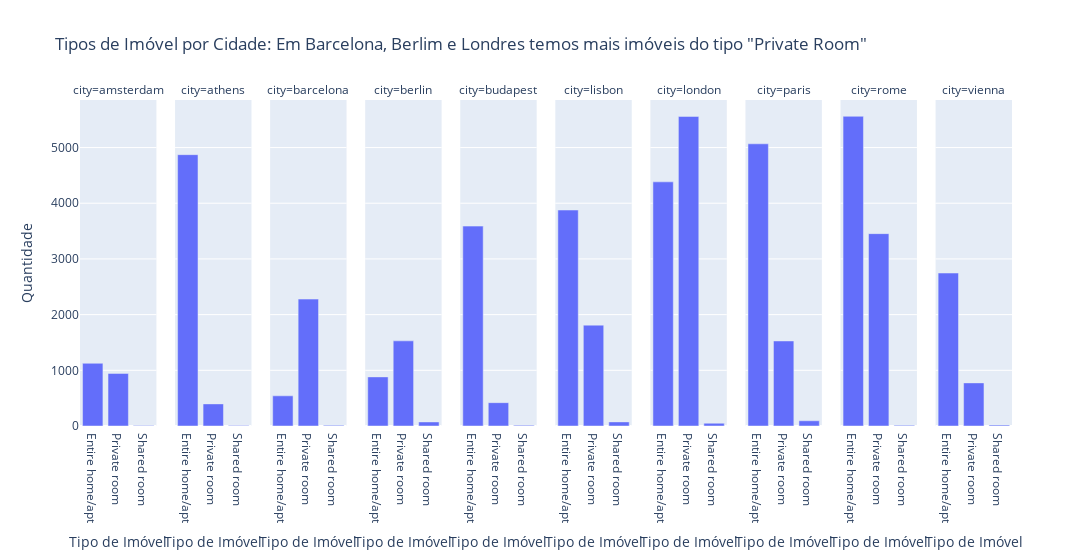

Source (notebook cell):
### Code cell
df3 = df.groupby(['city', 'room_type']).weekdays.count().reset_index()
df3 = df3.rename(columns={'weekdays': 'count'})

px.bar(data_frame=df3, x='room_type', y='count', facet_col='city', title='Tipos de Imóvel por Cidade: Em Barcelona, Berlim e Londres temos mais imóveis do tipo "Private Room"', 
       labels={'room_type': 'Tipo de Imóvel', 'count':'Quantidade', 'percent':'Porcentagem'}, width=1200)

### Figure 1 — Plotly figure (JSON) as saved in the notebook; plotly's stock layout.template omitted (floating-point values rounded to 4 significant figures)
{"data": [{"alignmentgroup": "True", "hovertemplate": "city=amsterdam<br>Tipo de Imóvel=%{x}<br>Quantidade=%{y}<extra></extra>", "legendgroup": "", "marker": {"color": "#636efa", "pattern": {"shape": ""}}, "name": "", "offsetgroup": "", "orientation": "v", "showlegend": false, "textposition": "auto", "type": "bar", "x": ["Entire home/apt", "Private room", "Shared room"], "xaxis": "x", "y": [1126, 944, 10], "yaxis": "y"}, {"alignmentgroup": "True", "hovertemplate": "city=athens<br>Tipo de Imóvel=%{x}<br>Quantidade=%{y}<extra></extra>", "legendgroup": "", "marker": {"color": "#636efa", "pattern": {"shape": ""}}, "name": "", "offsetgroup": "", "orientation": "v", "showlegend": false, "textposition": "auto", "type": "bar", "x": ["Entire home/apt", "Private room", "Shared room"], "xaxis": "x2", "y": [4872, 397, 11], "yaxis": "y2"}, {"alignmentgroup": "True", "hovertemplate": "city=barcelona<br>Tipo de Imóvel=%{x}<br>Quantidade=%{y}<extra></extra>", "legendgroup": "", "marker": {"color": "#636efa", "pattern": {"shape": ""}}, "name": "", "offsetgroup": "", "orientation": "v", "showlegend": false, "textposition": "auto", "type": "bar", "x": ["Entire home/apt", "Private room", "Shared room"], "xaxis": "x3", "y": [542, 2279, 12], "yaxis": "y3"}, {"alignmentgroup": "True", "hovertemplate": "city=berlin<br>Tipo de Imóvel=%{x}<br>Quantidade=%{y}<extra></extra>", "legendgroup": "", "marker": {"color": "#636efa", "pattern": {"shape": ""}}, "name": "", "offsetgroup": "", "orientation": "v", "showlegend": false, "textposition": "auto", "type": "bar", "x": ["Entire home/apt", "Private room", "Shared room"], "xaxis": "x4", "y": [882, 1529, 73], "yaxis": "y4"}, {"alignmentgroup": "True", "hovertemplate": "city=budapest<br>Tipo de Imóvel=%{x}<br>Quantidade=%{y}<extra></extra>", "legendgroup": "", "marker": {"color": "#636efa", "pattern": {"shape": ""}}, "name": "", "offsetgroup": "", "orientation": "v", "showlegend": false, "textposition": "auto", "type": "bar", "x": ["Entire home/apt", "Private room", "Shared room"], "xaxis": "x5", "y": [3589, 419, 14], "yaxis": "y5"}, {"alignmentgroup": "True", "hovertemplate": "city=lisbon<br>Tipo de Imóvel=%{x}<br>Quantidade=%{y}<extra></extra>", "legendgroup": "", "marker": {"color": "#636efa", "pattern": {"shape": ""}}, "name": "", "offsetgroup": "", "orientation": "v", "showlegend": false, "textposition": "auto", "type": "bar", "x": ["Entire home/apt", "Private room", "Shared room"], "xaxis": "x6", "y": [3878, 1811, 74], "yaxis": "y6"}, {"alignmentgroup": "True", "hovertemplate": "city=london<br>Tipo de Imóvel=%{x}<br>Quantidade=%{y}<extra></extra>", "legendgroup": "", "marker": {"color": "#636efa", "pattern": {"shape": ""}}, "name": "", "offsetgroup": "", "orientation": "v", "showlegend": false, "textposition": "auto", "type": "bar", "x": ["Entire home/apt", "Private room", "Shared room"], "xaxis": "x7", "y": [4384, 5559, 50], "yaxis": "y7"}, {"alignmentgroup": "True", "hovertemplate": "city=paris<br>Tipo de Imóvel=%{x}<br>Quantidade=%{y}<extra></extra>", "legendgroup": "", "marker": {"color": "#636efa", "pattern": {"shape": ""}}, "name": "", "offsetgroup": "", "orientation": "v", "showlegend": false, "textposition": "auto", "type": "bar", "x": ["Entire home/apt", "Private room", "Shared room"], "xaxis": "x8", "y": [5067, 1527, 94], "yaxis": "y8"}, {"alignmentgroup": "True", "hovertemplate": "city=rome<br>Tipo de Imóvel=%{x}<br>Quantidade=%{y}<extra></extra>", "legendgroup": "", "marker": {"color": "#636efa", "pattern": {"shape": ""}}, "name": "", "offsetgroup": "", "orientation": "v", "showlegend": false, "textposition": "auto", "type": "bar", "x": ["Entire home/apt", "Private room", "Shared room"], "xaxis": "x9", "y": [5561, 3454, 12], "yaxis": "y9"}, {"alignmentgroup": "True", "hovertemplate": "city=vienna<br>Tipo de Imóvel=%{x}<br>Quantidade=%{y}<extra></extra>", "legendgroup": "", "marker": {"color": "#636efa", "pattern": {"shape": ""}}, "name": "", "offsetgroup": "", "orientation": "v", "showlegend": false, "textposition": "auto", "type": "bar", "x": ["Entire home/apt", "Private room", "Shared room"], "xaxis": "x10", "y": [2747, 774, 16], "yaxis": "y10"}], "layout": {"annotations": [{"font": {}, "showarrow": false, "text": "city=amsterdam", "x": 0.041, "xanchor": "center", "xref": "paper", "y": 1, "yanchor": "bottom", "yref": "paper"}, {"font": {}, "showarrow": false, "text": "city=athens", "x": 0.143, "xanchor": "center", "xref": "paper", "y": 1, "yanchor": "bottom", "yref": "paper"}, {"font": {}, "showarrow": false, "text": "city=barcelona", "x": 0.245, "xanchor": "center", "xref": "paper", "y": 1, "yanchor": "bottom", "yref": "paper"}, {"font": {}, "showarrow": false, "text": "city=berlin", "x": 0.347, "xanchor": "center", "xref": "paper", "y": 1, "yanchor": "bottom", "yref": "paper"}, {"font": {}, "showarrow": false, "text": "city=budapest", "x": 0.449, "xanchor": "center", "xref": "paper", "y": 1, "yanchor": "bottom", "yref": "paper"}, {"font": {}, "showarrow": false, "text": "city=lisbon", "x": 0.551, "xanchor": "center", "xref": "paper", "y": 1, "yanchor": "bottom", "yref": "paper"}, {"font": {}, "showarrow": false, "text": "city=london", "x": 0.653, "xanchor": "center", "xref": "paper", "y": 1, "yanchor": "bottom", "yref": "paper"}, {"font": {}, "showarrow": false, "text": "city=paris", "x": 0.755, "xanchor": "center", "xref": "paper", "y": 1, "yanchor": "bottom", "yref": "paper"}, {"font": {}, "showarrow": false, "text": "city=rome", "x": 0.857, "xanchor": "center", "xref": "paper", "y": 1, "yanchor": "bottom", "yref": "paper"}, {"font": {}, "showarrow": false, "text": "city=vienna", "x": 0.959, "xanchor": "center", "xref": "paper", "y": 1, "yanchor": "bottom", "yref": "paper"}], "barmode": "relative", "legend": {"tracegroupgap": 0}, "title": {"text": "Tipos de Imóvel por Cidade: Em Barcelona, Berlim e Londres temos mais imóveis do tipo \"Private Room\""}, "width": 1200, "xaxis": {"anchor": "y", "domain": [0, 0.082], "title": {"text": "Tipo de Imóvel"}}, "xaxis10": {"anchor": "y10", "domain": [0.918, 1], "matches": "x", "title": {"text": "Tipo de Imóvel"}}, "xaxis2": {"anchor": "y2", "domain": [0.102, 0.184], "matches": "x", "title": {"text": "Tipo de Imóvel"}}, "xaxis3": {"anchor": "y3", "domain": [0.204, 0.286], "matches": "x", "title": {"text": "Tipo de Imóvel"}}, "xaxis4": {"anchor": "y4", "domain": [0.306, 0.388], "matches": "x", "title": {"text": "Tipo de Imóvel"}}, "xaxis5": {"anchor": "y5", "domain": [0.408, 0.49], "matches": "x", "title": {"text": "Tipo de Imóvel"}}, "xaxis6": {"anchor": "y6", "domain": [0.51, 0.592], "matches": "x", "title": {"text": "Tipo de Imóvel"}}, "xaxis7": {"anchor": "y7", "domain": [0.612, 0.694], "matches": "x", "title": {"text": "Tipo de Imóvel"}}, "xaxis8": {"anchor": "y8", "domain": [0.714, 0.796], "matches": "x", "title": {"text": "Tipo de Imóvel"}}, "xaxis9": {"anchor": "y9", "domain": [0.816, 0.898], "matches": "x", "title": {"text": "Tipo de Imóvel"}}, "yaxis": {"anchor": "x", "domain": [0, 1], "title": {"text": "Quantidade"}}, "yaxis10": {"anchor": "x10", "domain": [0, 1], "matches": "y", "showticklabels": false}, "yaxis2": {"anchor": "x2", "domain": [0, 1], "matches": "y", "showticklabels": false}, "yaxis3": {"anchor": "x3", "domain": [0, 1], "matches": "y", "showticklabels": false}, "yaxis4": {"anchor": "x4", "domain": [0, 1], "matches": "y", "showticklabels": false}, "yaxis5": {"anchor": "x5", "domain": [0, 1], "matches": "y", "showticklabels": false}, "yaxis6": {"anchor": "x6", "domain": [0, 1], "matches": "y", "showticklabels": false}, "yaxis7": {"anchor": "x7", "domain": [0, 1], "matches": "y", "showticklabels": false}, "yaxis8": {"anchor": "x8", "domain": [0, 1], "matches": "y", "showticklabels": false}, "yaxis9": {"anchor": "x9", "domain": [0, 1], "matches": "y", "showticklabels": false}}}
